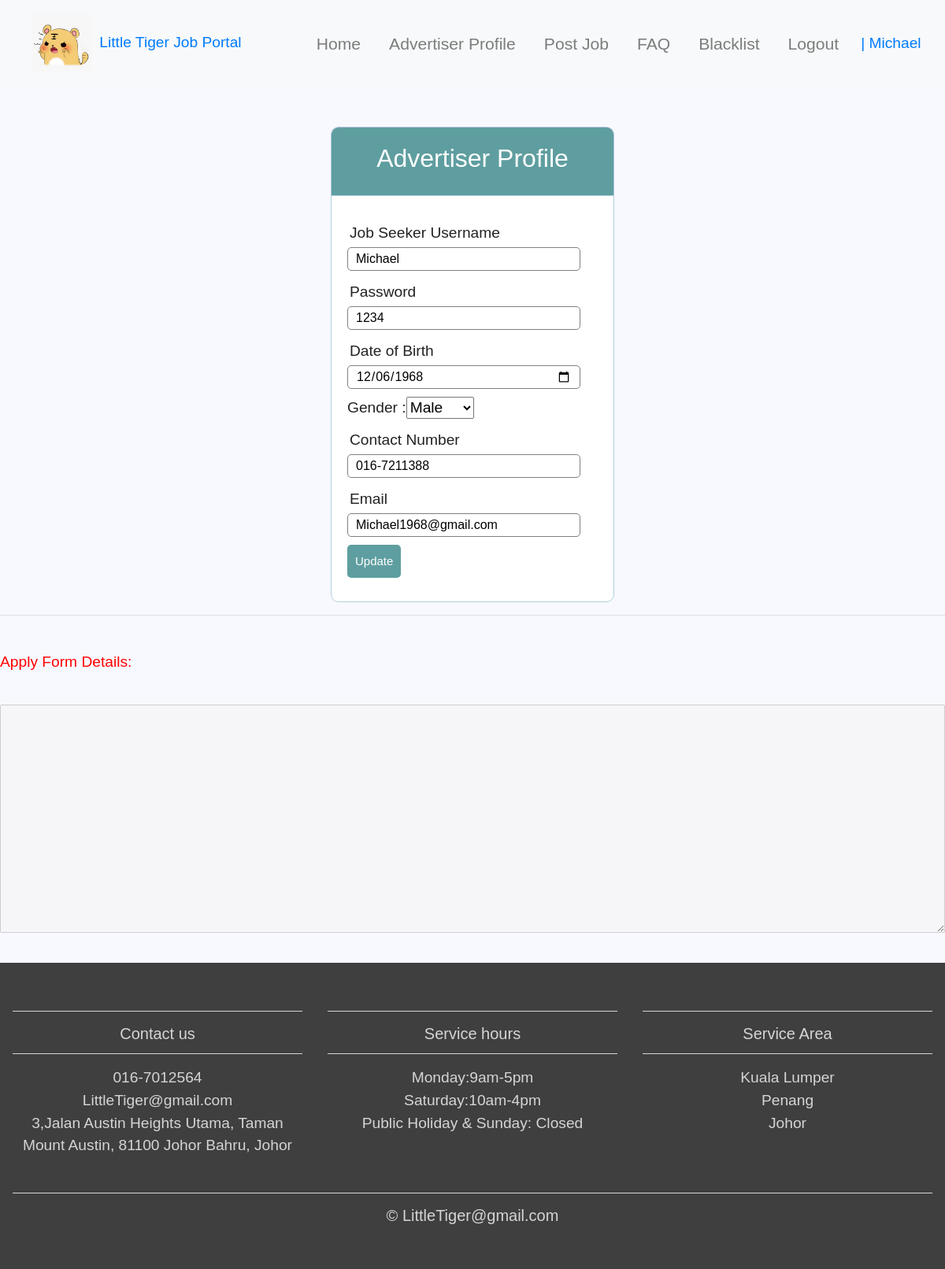
Screenshot of /advertiserprofile.php (signed in) with the database file from the repository.
### tables this page shows
CREATE TABLE IF NOT EXISTS `advertiser` (
  `ID` int(11) NOT NULL AUTO_INCREMENT,
  `Username` varchar(255) NOT NULL,
  `Password` varchar(200) NOT NULL,
  `dob` varchar(25) NOT NULL,
  `Gender` varchar(20) NOT NULL,
  `ContactNumber` varchar(25) NOT NULL,
  `Email` varchar(255) NOT NULL,
  `Applyform` varchar(500) NOT NULL,
  PRIMARY KEY (`ID`)
);

### advertiserprofile.php (the view, shortened to what this page needs)
<?php include('server.php') ;
$username=$_SESSION['username'];
$query = "SELECT * FROM `advertiser` WHERE Username='$username'";
$result = mysqli_query($db, $query) or die ( mysqli_error());
$row = mysqli_fetch_assoc($result);
?>
 <!DOCTYPE html>
<html lang="en">
<head>
	<link rel="stylesheet" href="https://maxcdn.bootstrapcdn.com/bootstrap/4.0.0/css/bootstrap.min.css">
	<link href="css/style.css" rel="stylesheet">
</head>
<body>
<nav class="navbar navbar-expand-md navbar-light bg-light sticky-top">
<div class="container-fluid">
	<a class="navbvar-brand" href="#"><img class="logo" src="img/Tiger.jpg">Little Tiger Job Portal</a>
	<div class="collapse navbar-collapse" id="navbarResponsive">
		<ul class="navbar-nav ml-auto">
		<li class="nav-item">
		<a class="nav-link" href="advertiser.php">Home</a>
        </li>
        <li class="nav-item">
			<a class="nav-link" href="advertiserprofile.php">Advertiser Profile</a>
		</li>
        <li class="nav-item">
			<a class="nav-link" href="jobpost.php">Post Job</a>
        </li>
	  <li class="nav-item">
			<a class="nav-link" href="advertiserfaq.php">FAQ</a>
        </li>
        <li class="nav-item">
			<a class="nav-link" href="advertiserblacklist.php">Blacklist</a>
		</li>
		<li class="nav-item">
			<a class="nav-link" href="index1.php">Logout</a>
		</li>
	</ul>
	<a class="navbvar-brand" href="#">| <?php echo $_SESSION['username']; ?></a>
</div>
</div>
</nav>
<div class="header">
		<h2>Advertiser Profile</h2>
	</div>
<form method="post" action="advertiserprofile.php">
		<div class="input-group">
			<label>Job Seeker Username</label>
			<input type="text" name="AdvertiserUsername" value="<?php echo $row['Username']; ?>">
		</div>
		<div class="input-group">
			<label>Password</label>
			<input type="text" name="AdvertiserPassword" value="<?php echo $row['Password']; ?>">
		</div>
		<div class="input-group">
			<label>Date of Birth</label>
			<input type="date" name="Advertiserdob" value="<?php echo $row['dob']; ?>">
		</div>
		<div class="input-group">
		Gender :<select name="AdvertiserGender">
            				<option <?php if("Male"==$row["Gender"]) echo 'selected="selected"'; ?>>Male</option>
        					</select>
		</div>
		<div class="input-group">
			<label>Contact Number</label>
			<input type="contact_number" name="AdvertiserContactNumber" value="<?php echo $row['ContactNumber']; ?>">
		</div>
		<div class="input-group">
			<label>Email</label>
			<input type="email" name="AdvertiserEmail" value="<?php echo $row['Email']; ?>">
		</div>
		<div class="input-group">
			<button type="submit" class="btn" name="Advertiserprofileupdate">Update</button>
		</div>
	</form><hr>
	<br>
	<p style="color:red;">Apply Form Details:</p><br>
	<div class="input-group">
			<textarea disabled name="Applyform" rows="10" cols="120"><?php echo $row['Applyform']; ?></textarea>
		</div>
<br>
<footer>
<div class="container-fluid padding">
<div class="row text-center">
	<div class="col-md-4">
		<hr class="light">
		<h5>Contact us</h5>
		<hr class="light">
		<p>016-7012564</p>
		<p>LittleTiger@gmail.com</p>
		<p>3,Jalan Austin Heights Utama,
		Taman Mount Austin, 81100 Johor Bahru, Johor</p>
	</div>
	    <div class="col-md-4">
		<hr class="light">
		<h5>Service hours</h5>
		<hr class="light">
		<p>Monday:9am-5pm</p>
		<p>Saturday:10am-4pm</p>
		<p>Public Holiday & Sunday: Closed</p>
	</div>
	<div class="col-md-4">
		<hr class="light">
		<h5>Service Area</h5>
		<hr class="light">
		<p>Kuala Lumper</p>
		<p>Penang</p>
		<p>Johor</p>
	</div>
	<div class="col-12">
		<hr class="light-100">
		<h5>&COPY; LittleTiger@gmail.com</h5>
	</div>
	</div>
</div>
</footer>
</body>
</html>

### css/style.css (style rules this page uses)
.logo { height: 80px; padding: 2px 10px; }
html, body { height: 100%; width: 100%; font-family: 'Poppins',sans-serif; color:#222; }
.navbar { padding: .8em; }
.navbar-nav li { padding-right: 20px; }
.nav-link { font-size: 1.1em !important; }
.padding { padding-bottom: 2rem; }
footer { background-color: #3f3f3f; color: #d5d5d5; padding-top: 2rem; }
hr.light { border-top: 1px solid #d5d5d5; width: 100%; margin-top: .8rem; margin-bottom: 1rem; }
hr.light-100 { border-top: 1px solid #d5d5d5; width: 100%; margin-top: .8rem; margin-bottom: 1rem; }
[class*="col-"] { padding: 1rem; }
* { margin: 0px; padding: 0px; }
body { font-size: 120%; background: #F8F8FF; }
.header { width: 30%; margin: 50px auto 0px; color: white; background: #5F9EA0; text-align: center; border: 1px solid #B0C4DE; border-bottom: none; border-radius: 10px 10px 0px 0px; padding: 20px; }
form, .content { width: 30%; margin: 0px auto; padding: 20px; border: 1px solid #b0d0de; background: white; border-radius: 0px 0px 10px 10px; }
.input-group { margin: 10px 0px 10px 0px; }
.input-group label { display: block; text-align: left; margin: 3px; }
.input-group input { height: 30px; width: 93%; padding: 5px 10px; font-size: 16px; border-radius: 5px; border: 1px solid gray; }
.btn { padding: 10px; font-size: 15px; color: white; background: #5F9EA0; border: none; border-radius: 5px; }
body { font-family: arial; }
p { margin: 0; padding: 0; }

### rows the page displays
advertiser: AdvertiserUsername "Michael", AdvertiserPassword "1234", Advertiserdob "12/06/1968", AdvertiserGender "Male", AdvertiserContactNumber "016-7211388", AdvertiserEmail "Michael1968@gmail.com"

### other values shown
$_SESSION['username'] "Michael"
